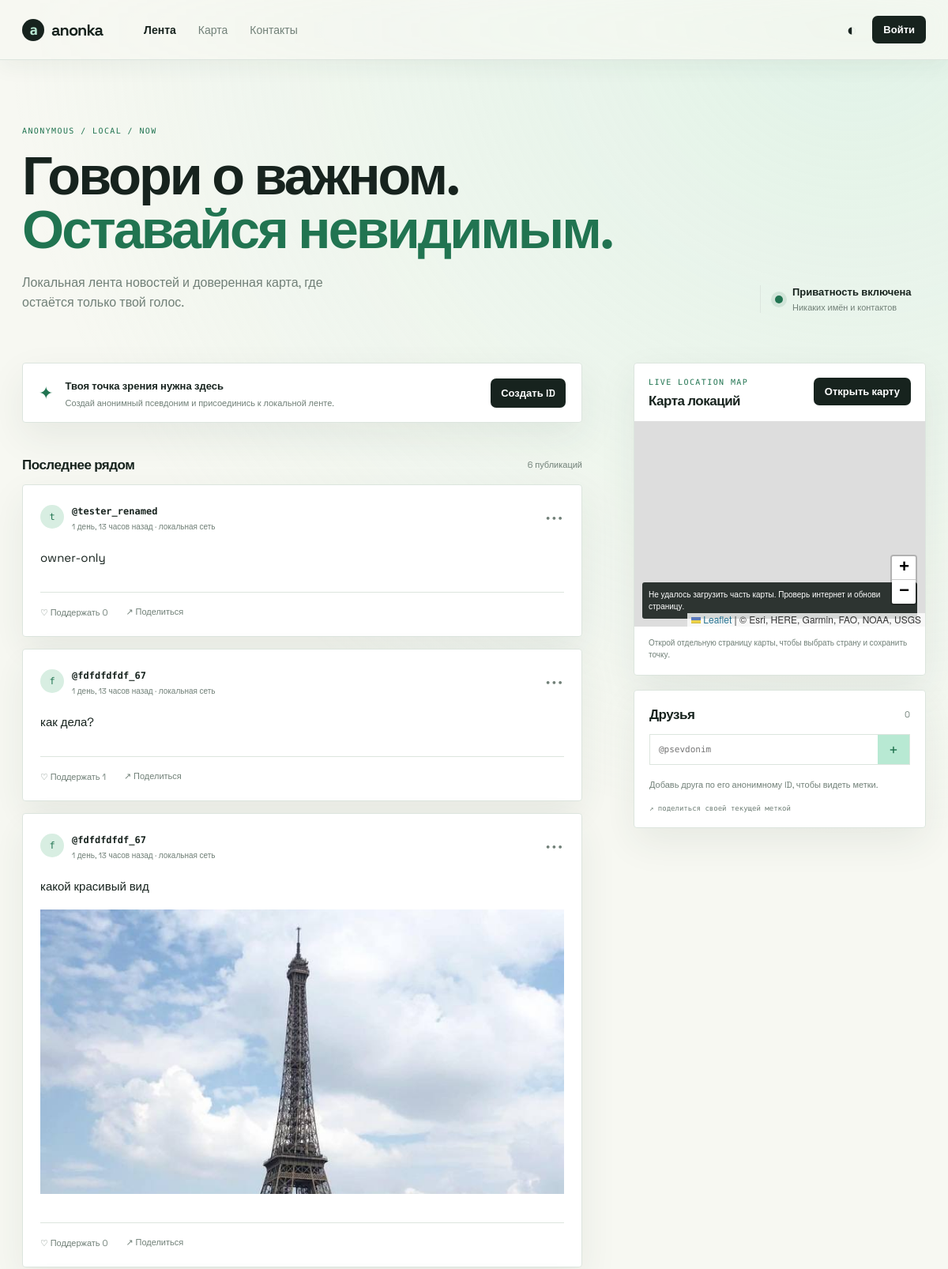
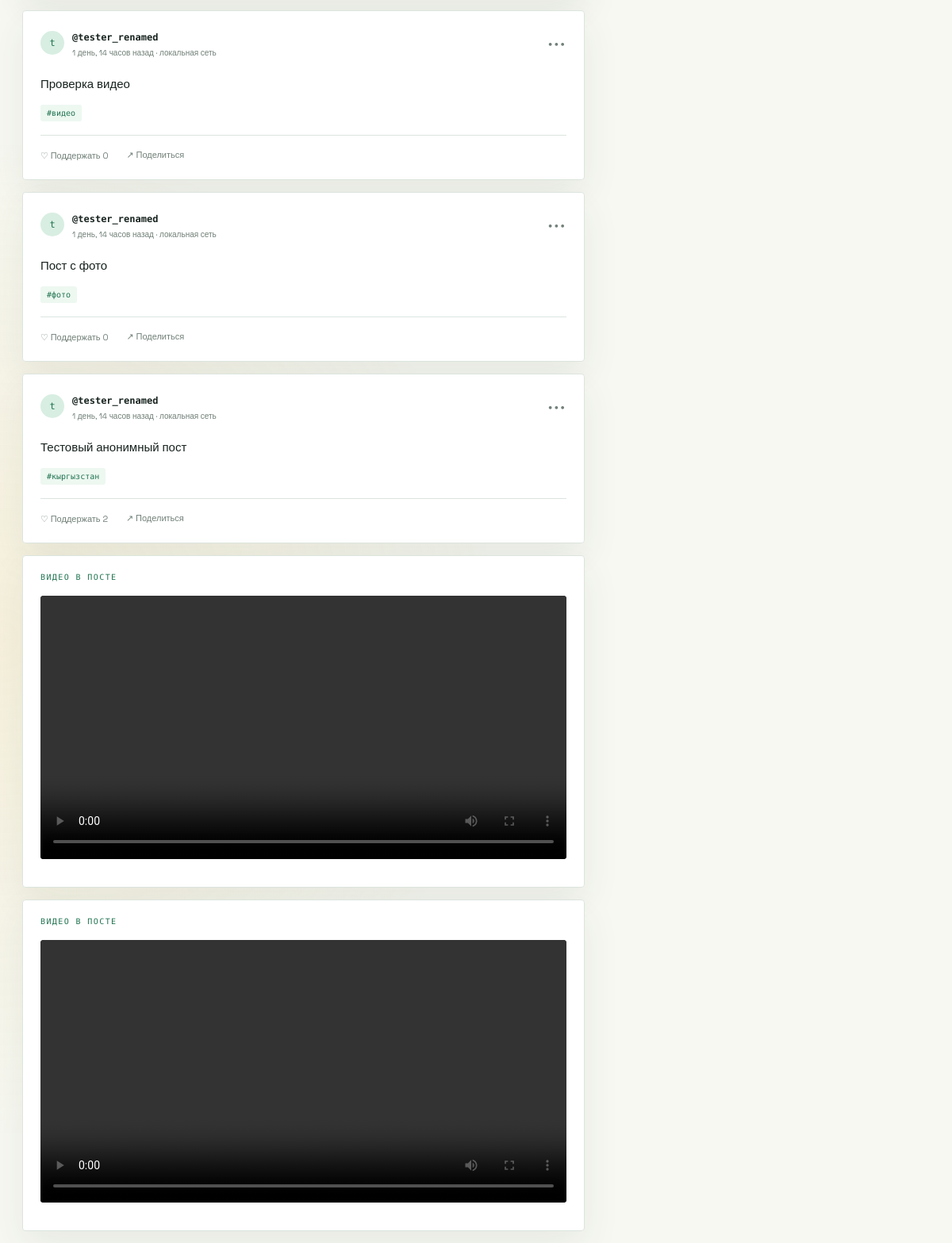
The page / on the database its author committed (2 pictures, top to bottom).
### core/models.py (models this page shows, shortened)
class Post(models.Model):
    author = models.ForeignKey(User, on_delete=models.CASCADE, related_name='posts')
    body = models.TextField(max_length=1000)
    image = models.ImageField(upload_to='posts/%Y/%m/', blank=True, null=True)
    video = models.FileField(upload_to='posts/videos/%Y/%m/', blank=True, null=True)
    tags = models.CharField(max_length=180, blank=True, help_text='Теги через пробел, например #новости #район')
    created_at = models.DateTimeField(auto_now_add=True)
    class Meta:
        ordering = ['-created_at']

class Profile(models.Model):
    user = models.OneToOneField(User, on_delete=models.CASCADE, related_name='profile')
    pseudonym = models.CharField(max_length=24, unique=True)
    bio = models.CharField(max_length=160, blank=True)
    avatar = models.ImageField(upload_to='avatars/%Y/%m/', blank=True, null=True)
    latitude = models.DecimalField(max_digits=9, decimal_places=6, null=True, blank=True,
                                   validators=[MinValueValidator(-90), MaxValueValidator(90)])
    longitude = models.DecimalField(max_digits=9, decimal_places=6, null=True, blank=True,
                                    validators=[MinValueValidator(-180), MaxValueValidator(180)])
    location_updated = models.DateTimeField(null=True, blank=True)

### core/views.py (the view, shortened to what this page needs)
# urls.py: path('', views.home, name='home'),
def home(request):
    posts = Post.objects.select_related('author__profile').all()
    friends = []
    pending = []
    return render(request, 'home.html', {'posts': posts, 'friends': friends, 'pending': pending, 'post_form': PostForm(), 'friend_form': FriendLookupForm()})

### core/forms.py (shortened to what this page needs)
class PostForm(forms.ModelForm):
    class Meta:
        model = Post
        fields = ('body', 'image', 'video', 'tags')
        widgets = {
            'body': forms.Textarea(attrs={'rows': 4, 'placeholder': 'Что происходит рядом?'}),
            'image': forms.ClearableFileInput(attrs={'accept': 'image/*', 'class': 'post-image-input'}),
            'video': forms.ClearableFileInput(attrs={'accept': 'video/*', 'class': 'post-video-input'}),
            'tags': forms.TextInput(attrs={'placeholder': '#теги'}),
        }

class FriendLookupForm(forms.Form):
    pseudonym = forms.CharField(max_length=24, label='Анонимный ID', widget=forms.TextInput(attrs={'placeholder': '@psevdonim'}))

### templates/home.html (shortened to what this page needs)
{% extends 'base.html' %}
{% block content %}
<section class="hero wrap"><div><p class="eyebrow">ANONYMOUS / LOCAL / NOW</p><h1>Говори о важном.<br><em>Оставайся невидимым.</em></h1><p class="lede">Локальная лента новостей и доверенная карта, где остаётся только твой голос.</p></div><div class="status-note"><span class="pulse"></span><div><strong>Приватность включена</strong><small>Никаких имён и контактов</small></div></div></section>
<section class="workspace wrap">
  <div class="feed-column">
    {% if user.is_authenticated %}
    <form class="composer panel" method="post" action="{% url 'create_post' %}" enctype="multipart/form-data">
      {% csrf_token %}<div class="panel-kicker"><span class="avatar">{{ user.profile.pseudonym|slice:':1' }}</span><span>Публикация от <b>@{{ user.profile.pseudonym }}</b></span><span class="privacy-chip">анонимно</span></div>
      {{ post_form.body }}<div id="image-preview" class="image-preview" hidden></div><div id="video-preview" class="video-preview" hidden></div><div class="composer-foot"><div class="input-tools"><label class="file-label"><span>+ Фото</span>{{ post_form.image }}</label><label class="file-label"><span>+ Видео</span>{{ post_form.video }}</label>{{ post_form.tags }}</div><button class="button" type="submit">Опубликовать <span>↗</span></button></div>
    </form>
    {% else %}<div class="panel invite"><span class="invite-icon">✦</span><div><strong>Твоя точка зрения нужна здесь</strong><p>Создай анонимный псевдоним и присоединись к локальной ленте.</p></div><a class="button" href="{% url 'register' %}">Создать ID</a></div>{% endif %}
    <div class="section-heading"><h2>Последнее рядом</h2><span class="muted">{{ posts|length }} публикаций</span></div>
    {% for post in posts %}<article class="post" id="post-{{ post.id }}"><div class="post-meta"><span class="avatar avatar-pale">{{ post.author.profile.pseudonym|slice:':1' }}</span><div><strong>@{{ post.author.profile.pseudonym }}</strong><small>{{ post.created_at|timesince }} назад · локальная сеть</small></div><span class="post-more">•••</span></div><p class="post-body">{{ post.body }}</p>{% if post.image %}<img class="post-image" src="{{ post.image.url }}" alt="Изображение к посту">{% endif %}<div class="post-tags">{% for tag in post.tags.split %}<span>{{ tag }}</span>{% endfor %}</div><div class="post-actions"><form method="post" action="{% url 'support_post' post.id %}">{% csrf_token %}<button type="submit">♡ Поддержать <span>{{ post.supports.count }}</span></button></form><button type="button" class="share-post" data-share-url="{{ request.scheme }}://{{ request.get_host }}{% url 'home' %}#post-{{ post.id }}">↗ Поделиться</button>{% if post.author_id == user.id %}<form method="post" action="{% url 'delete_post' post.id %}" onsubmit="return confirm('Удалить эту публикацию?');">{% csrf_token %}<button type="submit" class="delete-post">Удалить</button></form>{% endif %}</div></article>{% empty %}<div class="empty panel">Здесь пока тихо. Будь первым, кто расскажет, что происходит рядом.</div>{% endfor %}
    {% for post in posts %}{% if post.video %}<article class="post video-post"><p class="eyebrow">ВИДЕО В ПОСТЕ</p><video class="post-video" controls preload="metadata"><source src="{{ post.video.url }}">Твой браузер не поддерживает видео.</video></article>{% endif %}{% endfor %}
  </div>
  <aside class="side-column">
    <section class="map-panel panel" id="map"><div class="section-heading"><div><p class="eyebrow">LIVE LOCATION MAP</p><h2>Карта локаций</h2></div><a class="button button-small" href="{% url 'map' %}">Открыть карту</a></div><div id="leaflet-map"></div><p class="map-caption">Открой отдельную страницу карты, чтобы выбрать страну и сохранить точку.</p></section>
    <section class="panel friends-panel"><div class="section-heading"><h2>Друзья</h2><span class="muted">{{ friends|length }}</span></div><form class="friend-form" method="post" action="{% url 'add_friend' %}">{{ friend_form.pseudonym }}<button type="submit" aria-label="Добавить друга">+</button></form>{% for friend in friends %}<div class="friend-row"><span class="avatar avatar-pale">{{ friend.profile.pseudonym|slice:':1' }}</span><div><strong>@{{ friend.profile.pseudonym }}</strong><small><i class="online"></i> в сети недавно</small></div><button class="share-location" type="button" data-friend-id="{{ friend.id }}">↗</button></div>{% empty %}<p class="muted friend-empty">Добавь друга по его анонимному ID, чтобы видеть метки.</p>{% endfor %}<p class="friend-hint">↗ поделиться своей текущей меткой</p></section>
  </aside>
</section>
{% endblock %}

### static/css/motion.css (style rules this page uses)
body { animation: page-enter .65s ease-out both; }
body:before { animation: ambient-drift 18s ease-in-out infinite alternate; }
.button, .theme-toggle, .post-actions button, .file-label, .social-button { transition: transform .22s ease, background-color .22s ease, border-color .22s ease, color .22s ease, box-shadow .22s ease; }
.hero > div { animation: rise-in .65s ease-out both; }
.hero > div:nth-child(2) { animation-delay: .12s; }
.status-note .pulse { animation: pulse-ring 2.2s ease-out infinite; }
.panel, .post { animation: rise-in .55s ease-out both; }
.workspace .feed-column > .post:nth-of-type(2) { animation-delay: .08s; }
.workspace .feed-column > .post:nth-of-type(3) { animation-delay: .16s; }
.workspace .feed-column > .post:nth-of-type(4) { animation-delay: .24s; }
.post { transition: transform .25s ease, box-shadow .25s ease, border-color .25s ease; }
.avatar { transition: transform .25s ease, box-shadow .25s ease; }

### rows shown on the page
Post: author.profile.pseudonym "t", author.profile.pseudonym "tester_renamed", created_at "1 день, 13 часов", body "owner-only", supports.count "0"
Post: author.profile.pseudonym "f", author.profile.pseudonym "fdfdfdfdf_67", created_at "1 день, 13 часов", body "как дела?", supports.count "1"
Post: author.profile.pseudonym "f", author.profile.pseudonym "fdfdfdfdf_67", created_at "1 день, 13 часов", body "какой красивый вид", image (picture), supports.count "0"
Post: author.profile.pseudonym "t", author.profile.pseudonym "tester_renamed", created_at "1 день, 14 часов", body "Проверка видео", split "#видео", supports.count "0"
Post: author.profile.pseudonym "t", author.profile.pseudonym "tester_renamed", created_at "1 день, 14 часов", body "Пост с фото", split "#фото", supports.count "0"
Post: author.profile.pseudonym "t", author.profile.pseudonym "tester_renamed", created_at "1 день, 14 часов", body "Тестовый анонимный пост", split "#кыргызстан", supports.count "2"

### other values the page prints
{{ posts|length }} "6"
{{ friends|length }} "0"
